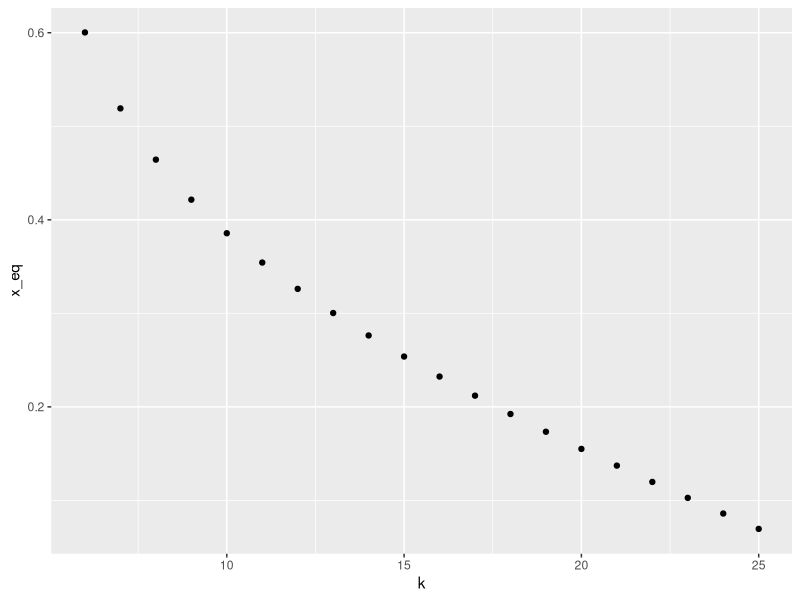

Recreate this plot in R. (Note: this script raises an error after producing the figure.)
#paper plots
library(ggplot2)

##################################################################################################
#####计算原始状态x均衡值
sstate<- function(x,N,k,c){
   (1-(1-x)^N)/(N*x*(1-x)^(N-1))-log2(k)/(c*(k-N))
}

pstate <- function(x,N,k,c){
    (1-(1-x)^N)/(N*x*(1-x)^(N-1))-log2(k)/(2*c*(k-N))-log2(k)/(2*c*(k-N)*(1-x)^(N-1))
}


plot_x_k <- function(N,c,len){
    k_array=(N+1):(N+len)
    results=c()
    results2=c()
    for(i in k_array){
        temRes =uniroot(sstate,c(0.0001,0.9999),N=N,k=i,c=c,tol = 0.0001)
      
        results=c(results,temRes$root)
    }
    resultFrame <- data.frame(k=k_array,x_eq=results)
  
}

plot_x_k2 <- function(N,c,len){
    k_array=(N+1):(N+len)
   
    results2=c()
    for(i in k_array){
       
        temRes2 =uniroot(pstate,c(0.0001,0.9999),N=N,k=i,c=c,tol = 0.0001)
        
        results2=c(results2,temRes2$root)
        
    }
    resultFrame <- data.frame(k=k_array,x_eq=results2)
  
}

resFrame <- plot_x_k(5,0.2,20)
qplot(x=k,y=x_eq,data = resFrame)

resFrame2 <- plot_x_k2(5,4,20)
qplot(x=k,y=x_eq,data = resFrame2)
######################################################################################
#####dynamic evolution simulation
set.seed(2333)
iniProb <- 0.6
poplation <- c(rep(1,iniProb*2000),rep(0,2000-iniProb*2000))
poplation <- sample(poplation)
payoff <- rep(0,100)
k=6
N=5
c=0.2

b_payoff <- log2(k)
cooperater <- function(NC){
    log2(k)-c*(k-N)/NC
}

defector <- function(NC){
    if(NC>0){
        log2(k)
    }else{
        0
    }
}

getAgentPayoff <- function(){
    agent = sample(1:2000,6,replace = TRUE)
    NC = sum(poplation[agent])
    
    index = sample(agent,1)
    if(NC==0){
        payoff=0
    }else{
        if(poplation[index]==0){
            payoff=defector(NC)
        }else{
            payoff=cooperater(NC)
        }
    }
    
    agentPayoff <- list(ind=index,pay=payoff)
}

coop_array <- rep(-1,100000)
for(i in 1:100000){
    agent_i <- getAgentPayoff()
    agent_j <- getAgentPayoff()
    
    trans_prob <- (agent_i$pay-agent_j$pay)/b_payoff
    
    if(trans_prob < 0){
        poplation[agent_i$ind]=sample(c(poplation[agent_i$ind],poplation[agent_j$ind]),
                                      1,prob = c(1+trans_prob,-trans_prob))
    }
    if(trans_prob>0){
        poplation[agent_j$ind]=sample(c(poplation[agent_j$ind],poplation[agent_i$ind]),
                                      1,prob = c(1-trans_prob,trans_prob))
    }

    
    coop_array[i]=sum(poplation)
}

coop_frame <- data.frame(ind=1:100000,sum=coop_array)
qplot(x=ind,y=sum/2000,data = coop_frame)

feimi <- function(x){
    beta=0.9
    1/(1+exp(-beta*x))
}
# for(i in agent){
#     if(NC==0){
#         payoff[i]=0
#     }
#     else{
#         if(poplation[i]==0){
#             payoff[i]=defector(NC)
#         }else{
#             payoff[i]=cooperater(NC)
#         }
#     }
# }

#####################################################################################
#####penalty simunation
set.seed(2333)
iniProb <- 0.8
poplation <- c(rep(1,iniProb*2000),rep(0,2000-iniProb*2000))
poplation <- sample(poplation)
record <- rep(0,2000)
k=6
N=5
c=0.1

b_payoff <- log2(k)
cooperater <- function(NC){
    log2(k)-c*(k-N)/NC
}

defector <- function(NC){
    if(NC>0){
        log2(k)
    }else{
        0
    }
}

getAgentPayoff <- function(){
    index_array=1:2000
    agents1 = sample(index_array,6,replace = FALSE)
    index=agents1[1]
    sum=getPayoff(agents1)
    
    agents2=sample(index_array[index_array!=index],5,replace = FALSE)
    agents2=c(index,agents2)
    sum=sum+getPayoff(agents2)
    agentPayoff <- list(ind=index,pay=sum/2)
}

getPayoff <- function(agents){
    if(sum(record[agents])>0){
        record[agents]=0
        0
    }else{
        NC = sum(poplation[agents])
        index=agents[1]
        if(NC==0){
            payoff=0
        }else{
            if(poplation[index]==0){
                payoff=defector(NC)
            }else{
                payoff=cooperater(NC)
            }
        }
        record[agents]=1-poplation[agents]
        payoff
    }
}

coop_array <- rep(-1,100000)
for(i in 1:100000){
    agent_i <- getAgentPayoff()
    agent_j <- getAgentPayoff()
    
    trans_prob <- (agent_i$pay-agent_j$pay)/b_payoff
    
    if(trans_prob < 0){
        poplation[agent_i$ind]=sample(c(poplation[agent_i$ind],poplation[agent_j$ind]),
                                      1,prob = c(1+trans_prob,-trans_prob))
    }
    if(trans_prob>0){
        poplation[agent_j$ind]=sample(c(poplation[agent_j$ind],poplation[agent_i$ind]),
                                      1,prob = c(1-trans_prob,trans_prob))
    }
    
    
    coop_array[i]=sum(poplation)
}

coop_frame <- data.frame(ind=1:100000,sum=coop_array)
qplot(x=ind,y=sum/2000,data = coop_frame)
#############################################################
#######test
f1 <- function(x,a,b) a*x+b
 
a <- 5
b <- -10
uniroot(f1,c(0,10),a=a,b=b,tol=0.0001)

testfunc <- function(x,N){
    (1-(1-x)^N)/(N*x*(1-x)^(N-1))
}

x_test <- seq(0.00001,0.99999,0.01)
y_test <- c()

for(i in x_test){
    y_test=c(y_test,testfunc(i,6))
}
y_test_kog <- log2(y_test)
qplot(x=x_test[1:80],y=y_test_kog[1:80])
